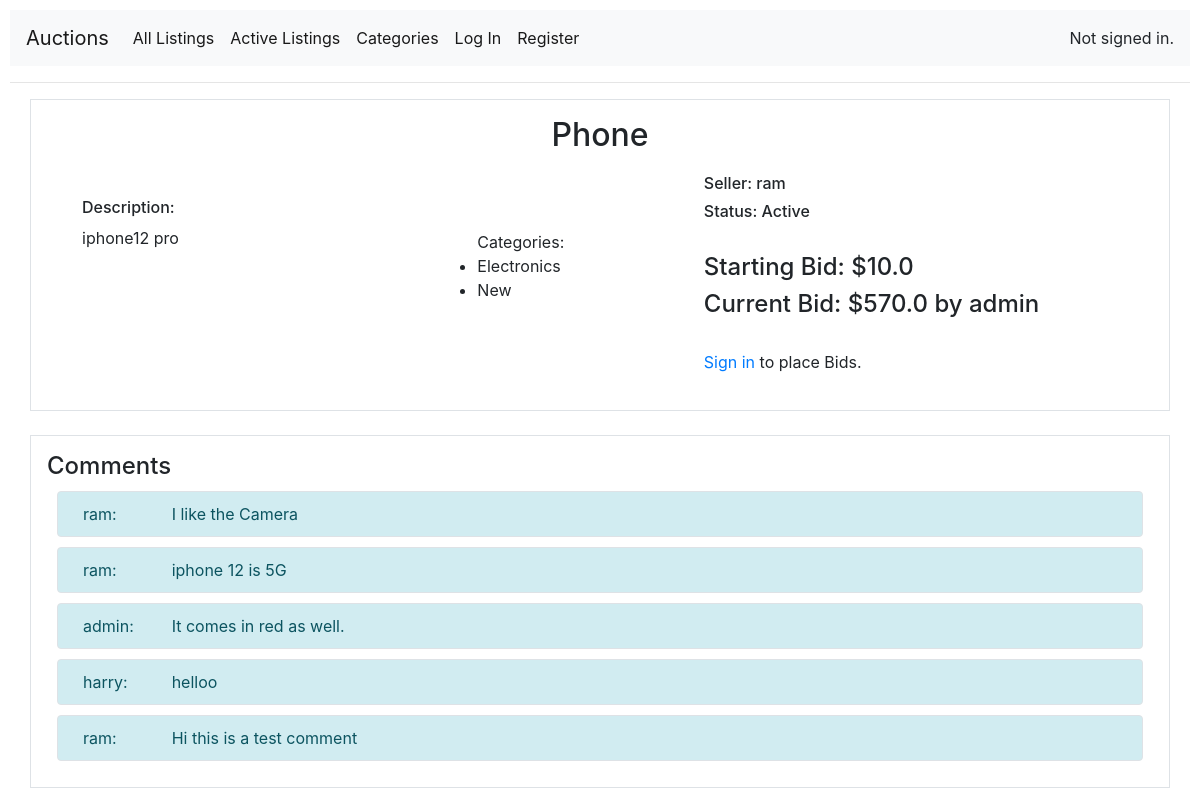
The page /listing/Phone on the database as committed earlier.
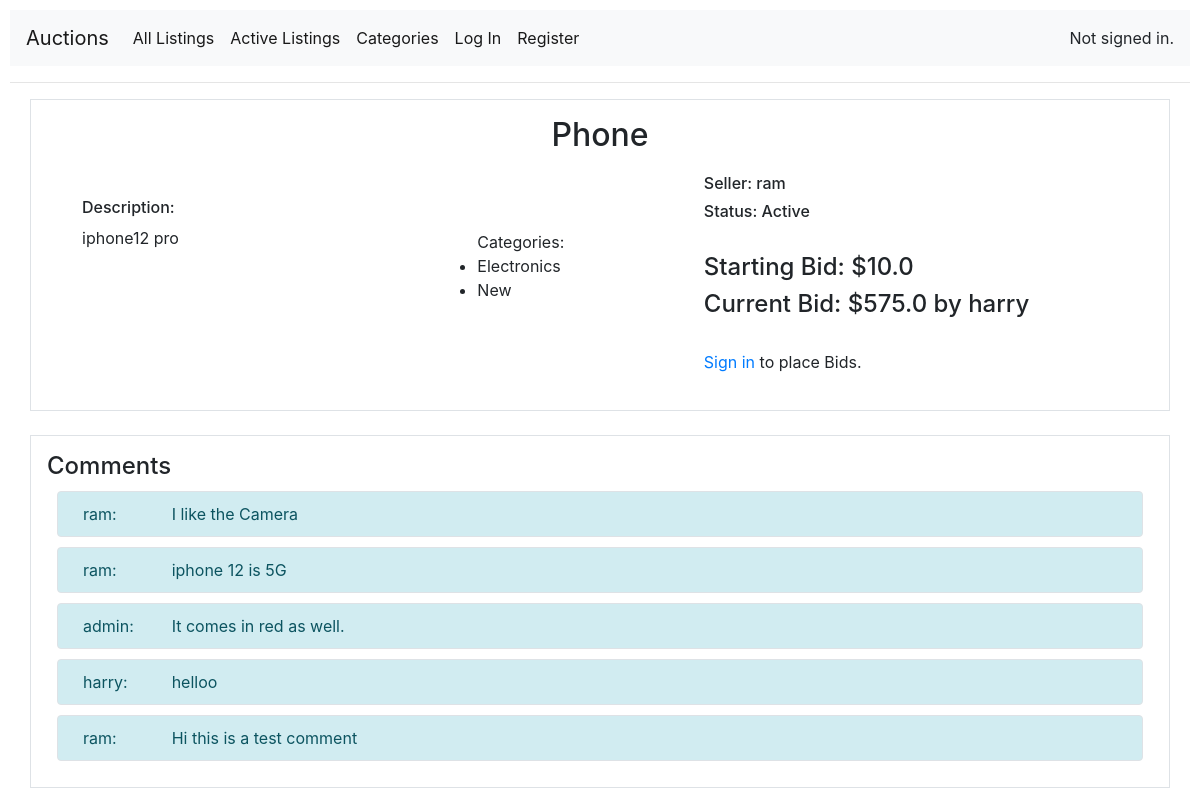
The same page on the database as committed later.
### auctions/models.py (models this page shows, shortened)
class Bid(models.Model):
    bid_value = models.FloatField()
    bidder = models.ForeignKey(User, related_name='bids',  on_delete=models.CASCADE)
    listing = models.ForeignKey(Listing, related_name='bids', on_delete=models.CASCADE, blank=True)

class User(AbstractUser):
    location = models.CharField(max_length=30, blank=True)
    birth_date = models.DateField(null=True, blank=True)
    def __str__(self):
        return f"{self.username}"

### auctions/views.py (the view)
# urls.py: path("listing/<str:listing_title>", views.listing, name="listing"),
def listing(request, listing_title):
    listing = Listing.objects.get(title = listing_title)
    if request.method == "POST":
        if 'new_bid' in request.POST:
            new_bid = request.POST["new_bid"]
            bid_entry = Bid.objects.create(bid_value = new_bid, bidder=request.user, listing=listing)
            bid_entry.save()
        elif 'comment' in request.POST:
            content = request.POST["comment"]
            comment = Comment.objects.create(content=content, listing=listing, author=request.user)
            comment.save()
        return HttpResponseRedirect(reverse("listing",args=(listing_title,)))
    else:
        categories = listing.category.all()
        comments = Comment.objects.filter(listing__title = listing_title)
        bid = Bid.objects.filter(listing__title = listing_title).last()
        if not bid:
            min_bid = listing.starting_bid
        else:
            min_bid = max(bid.bid_value+1,listing.starting_bid)
        watchlist_status = False
        if request.user.is_authenticated:
            watchlist, created = Watchlist.objects.get_or_create(user = request.user)
            if listing in watchlist.listings.all():
                watchlist_status = True
        return render(request, "auctions/listing.html",{
            "listing" : listing,
            "categories" : categories,
            "bid" : bid,
            "min_bid" : min_bid,
            "comments" : comments,
            "watchlist_status" : watchlist_status
    })

### auctions/models.py (called while the page is built)
    @property
    def is_active(self):
        if self.winner == None:
            return True
        else:
            return False

    @property
    def status(self):
        if self.winner == None:
            return 'Active'
        else:
            return 'Sold'

### auctions/templates/auctions/listing.html (shortened to what the changed rows need)
{% extends "auctions/layout.html" %}
{% block body %}
    <div class="container border p-3">
        <h2 class="text-center">{{listing.title}}</h2>
        <div class="row" >
            <div class="col-5 my-auto">
                <br>
                <div>
                    <h4>Starting Bid: ${{ listing.starting_bid }}</h4>
                    {% if not bid.bid_value %}
                        <p>No bids Placed</p>
                    {% else %}
                        <h4>Current Bid: ${{ bid.bid_value }} by {{ bid.bidder }}</h4>
                    {% endif  %}
                </div>
                <br>
            </div>
        </div>
    </div>
    <br>
{% endblock %}

Rows that differ between the two databases and show on the page:
no longer on this page (row unchanged): Bid: bid_value "570.0", bidder "admin"
added Bid: bid_value "575.0", bidder "harry"
